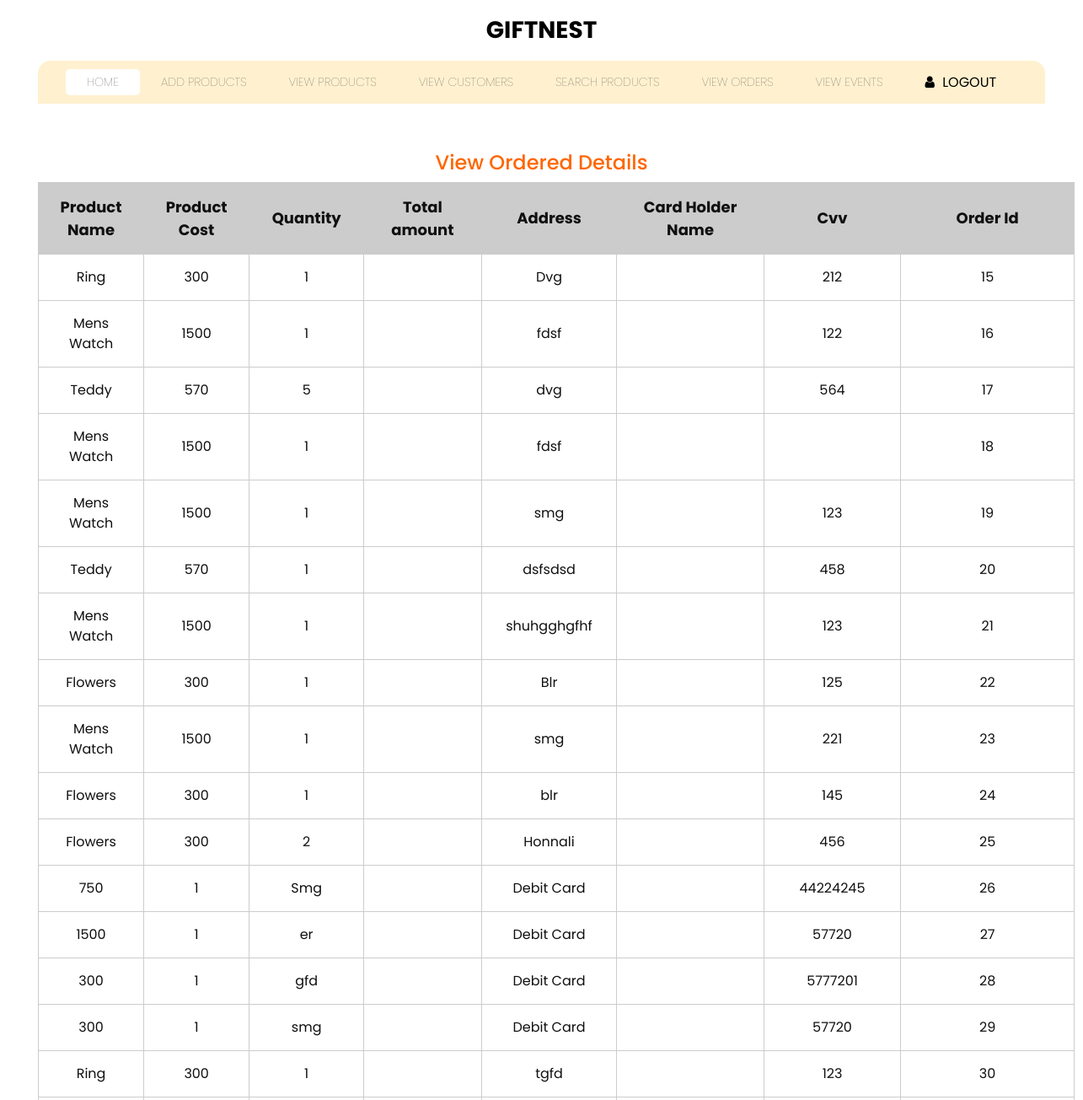
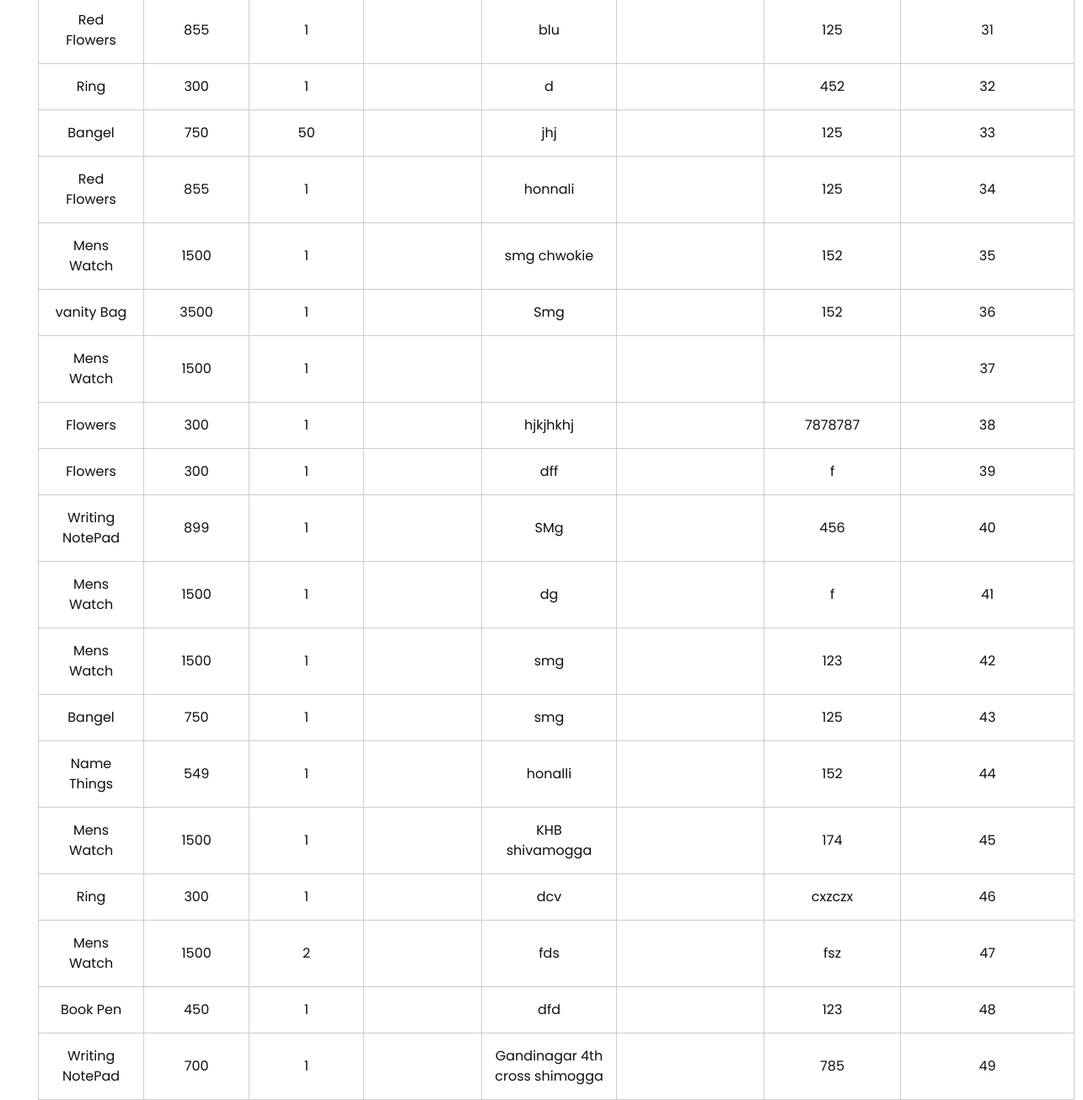
Screenshot of /adminshoworderlist.php with the database file from the repository (2 pictures, top to bottom).
### tables this page shows
CREATE TABLE `orderlist` (
  `productname` varchar(50) DEFAULT NULL,
  `productcost` varchar(50) DEFAULT NULL,
  `quantity` varchar(50) DEFAULT NULL,
  `address` varchar(50) DEFAULT NULL,
  `cardtype` varchar(50) DEFAULT NULL,
  `cardnum` varchar(50) DEFAULT NULL,
  `cvv` varchar(50) DEFAULT NULL,
  `orderid` int(11) NOT NULL,
  `adminstatus` varchar(50) NOT NULL DEFAULT 'Pending',
  `pin` varchar(50) DEFAULT NULL,
  `customerstatus` varchar(50) NOT NULL DEFAULT 'Pending',
  `cemail` varchar(50) DEFAULT NULL
);

### adminshoworderlist.php (the view, shortened to what this page needs)
<?php include("admintab.php");?>
<?php include("db.php");?>
<!DOCTYPE html PUBLIC "-//W3C//DTD XHTML 1.0 Transitional//EN" "http://www.w3.org/TR/xhtml1/DTD/xhtml1-transitional.dtd">
<html xmlns="http://www.w3.org/1999/xhtml">
<head>
</head>
<body>
<body>
<h1 align="center" class="style5 style2">&nbsp;</h1>
<h1 align="center" class="style5 style2 style4">View Ordered Details</h1>
<table width="1230" border="1" align="center" cellpadding="15" cellspacing="5" bordercolor="#CCCCCC" bgcolor="#CCCCCC">
  <tr>
    <td width="95" bgcolor="#CCCCCC"><div align="center" class="style3 style7"><strong>Product Name </strong></div></td>
    <td width="102" bgcolor="#CCCCCC"><div align="center" class="style3 style7"><strong>Product Cost </strong></div></td>
    <td width="69" bgcolor="#CCCCCC"><div align="center" class="style3 style7"><strong>Quantity</strong></div></td>
    <td width="116" bgcolor="#CCCCCC"><div align="center" class="style3 style7"><strong>Total amount</strong></div></td>
    <td width="94" bgcolor="#CCCCCC"><div align="center" class="style3 style7"><strong>Address</strong></div></td>
    <td width="145" bgcolor="#CCCCCC"><div align="center" class="style3 style7"><strong>Card Holder Name</strong></div></td>
    <td width="135" bordercolor="#000000" bgcolor="#CCCCCC"><div align="center" class="style3 style7"><strong>Cvv</strong></div></td>
    <td width="171" bgcolor="#CCCCCC"><div align="center" class="style3 style7"><strong>Order Id</strong></div></td>
  </tr>
  <?php
$sql = "SELECT * FROM orderlist";
$retval = mysqli_query($conn,$sql);
if(mysqli_num_rows($retval)>0){
while($row = mysqli_fetch_assoc($retval)){
?>
  <tr>
    <td bgcolor="#FFFFFF"><div align="center"><?php echo $row["productname"]?> </div></td>
    <td bgcolor="#FFFFFF"><div align="center"><?php echo $row["productcost"]?></div></td>
    <td bgcolor="#FFFFFF"><div align="center"><?php echo $row["quantity"]?></div></td>
    <td bgcolor="#FFFFFF"><div align="center"><?php echo $row["totalamount"]?></div></td>
    <td bgcolor="#FFFFFF"><div align="center"><?php echo $row["address"]?> </div></td>
    <td bgcolor="#FFFFFF"><div align="center"><?php echo $row["cardholdername"]?> </div></td>
    <td bgcolor="#FFFFFF"><div align="center"><?php echo $row["cvv"]?> </div></td>
    <td bgcolor="#FFFFFF"><div align="center"><?php echo $row["orderid"]?> </div></td>
  </tr>
  <?php
}
}
?>
</table>
</body>
</body>
</html>

### css/style.css (style rules this page uses)
body { font-family: "poppins", sans-serif; color: #101010; background-color: #ffffff; }

### adminshoworderlist.php (style rules this page uses)
.style3 { font-size: 18px }
.style4 { font-size: 24px }

### rows the page displays
orderlist: productname "Ring", productcost "300", quantity "1", address "Dvg", cvv "212", orderid "15"
orderlist: productname "Mens Watch", productcost "1500", quantity "1", address "fdsf", cvv "122", orderid "16"
orderlist: productname "Teddy", productcost "570", quantity "5", address "dvg", cvv "564", orderid "17"
orderlist: productname "Mens Watch", productcost "1500", quantity "1", address "fdsf", orderid "18"
orderlist: productname "Mens Watch", productcost "1500", quantity "1", address "smg", cvv "123", orderid "19"
orderlist: productname "Teddy", productcost "570", quantity "1", address "dsfsdsd", cvv "458", orderid "20"
orderlist: productname "Mens Watch", productcost "1500", quantity "1", address "shuhgghgfhf", cvv "123", orderid "21"
orderlist: productname "Flowers", productcost "300", quantity "1", address "Blr", cvv "125", orderid "22"
orderlist: productname "Mens Watch", productcost "1500", quantity "1", address "smg", cvv "221", orderid "23"
orderlist: productname "Flowers", productcost "300", quantity "1", address "blr", cvv "145", orderid "24"
orderlist: productname "Flowers", productcost "300", quantity "2", address "Honnali", cvv "456", orderid "25"
orderlist: productname "750", productcost "1", quantity "Smg", address "Debit Card", cvv "44224245", orderid "26"
orderlist: productname "1500", productcost "1", quantity "er", address "Debit Card", cvv "57720", orderid "27"
orderlist: productname "300", productcost "1", quantity "gfd", address "Debit Card", cvv "5777201", orderid "28"
orderlist: productname "300", productcost "1", quantity "smg", address "Debit Card", cvv "57720", orderid "29"
orderlist: productname "Ring", productcost "300", quantity "1", address "tgfd", cvv "123", orderid "30"
orderlist: productname "Red Flowers", productcost "855", quantity "1", address "blu", cvv "125", orderid "31"
orderlist: productname "Ring", productcost "300", quantity "1", address "d", cvv "452", orderid "32"
orderlist: productname "Bangel", productcost "750", quantity "50", address "jhj", cvv "125", orderid "33"
orderlist: productname "Red Flowers", productcost "855", quantity "1", address "honnali", cvv "125", orderid "34"
orderlist: productname "Mens Watch", productcost "1500", quantity "1", address "smg chwokie", cvv "152", orderid "35"
orderlist: productname "vanity Bag", productcost "3500", quantity "1", address "Smg", cvv "152", orderid "36"
orderlist: productname "Mens Watch", productcost "1500", quantity "1", orderid "37"
orderlist: productname "Flowers", productcost "300", quantity "1", address "hjkjhkhj", cvv "7878787", orderid "38"
orderlist: productname "Flowers", productcost "300", quantity "1", address "dff", cvv "f", orderid "39"
orderlist: productname "Writing NotePad", productcost "899", quantity "1", address "SMg", cvv "456", orderid "40"
orderlist: productname "Mens Watch", productcost "1500", quantity "1", address "dg", cvv "f", orderid "41"
orderlist: productname "Mens Watch", productcost "1500", quantity "1", address "smg", cvv "123", orderid "42"
orderlist: productname "Bangel", productcost "750", quantity "1", address "smg", cvv "125", orderid "43"
orderlist: productname "Name Things", productcost "549", quantity "1", address "honalli", cvv "152", orderid "44"
orderlist: productname "Mens Watch", productcost "1500", quantity "1", address "KHB shivamogga", cvv "174", orderid "45"
orderlist: productname "Ring", productcost "300", quantity "1", address "dcv", cvv "cxzczx", orderid "46"
orderlist: productname "Mens Watch", productcost "1500", quantity "2", address "fds", cvv "fsz", orderid "47"
orderlist: productname "Book Pen", productcost "450", quantity "1", address "dfd", cvv "123", orderid "48"
orderlist: productname "Writing NotePad", productcost "700", quantity "1", address "Gandinagar 4th cross shimogga", cvv "785", orderid "49"
